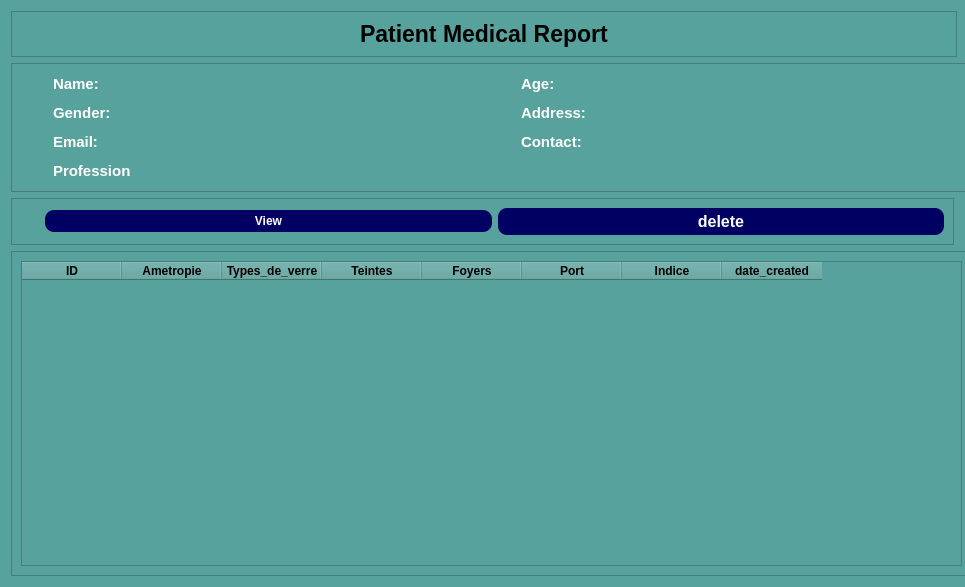
<?xml version="1.0" encoding="UTF-8"?>
<ui version="4.0">
 <class>Form</class>
 <widget class="QWidget" name="Form">
  <property name="geometry">
   <rect>
    <x>0</x>
    <y>0</y>
    <width>965</width>
    <height>587</height>
   </rect>
  </property>
  <property name="minimumSize">
   <size>
    <width>959</width>
    <height>0</height>
   </size>
  </property>
  <property name="windowTitle">
   <string>Form</string>
  </property>
  <property name="styleSheet">
   <string notr="true">background-color: rgb(88, 162, 157);</string>
  </property>
  <layout class="QVBoxLayout" name="verticalLayout_4">
   <item>
    <widget class="QFrame" name="frame">
     <property name="minimumSize">
      <size>
       <width>946</width>
       <height>0</height>
      </size>
     </property>
     <property name="maximumSize">
      <size>
       <width>1</width>
       <height>1100</height>
      </size>
     </property>
     <property name="frameShape">
      <enum>QFrame::StyledPanel</enum>
     </property>
     <property name="frameShadow">
      <enum>QFrame::Raised</enum>
     </property>
     <layout class="QVBoxLayout" name="verticalLayout">
      <item alignment="Qt::AlignHCenter">
       <widget class="QLabel" name="label">
        <property name="font">
         <font>
          <pointsize>17</pointsize>
          <bold>true</bold>
         </font>
        </property>
        <property name="text">
         <string>Patient Medical Report</string>
        </property>
       </widget>
      </item>
     </layout>
    </widget>
   </item>
   <item>
    <widget class="QFrame" name="frame_2">
     <property name="minimumSize">
      <size>
       <width>959</width>
       <height>0</height>
      </size>
     </property>
     <property name="styleSheet">
      <string notr="true">
QLabel{
	color:  white;

}</string>
     </property>
     <property name="frameShape">
      <enum>QFrame::StyledPanel</enum>
     </property>
     <property name="frameShadow">
      <enum>QFrame::Raised</enum>
     </property>
     <layout class="QVBoxLayout" name="verticalLayout_2" stretch="0">
      <property name="spacing">
       <number>11</number>
      </property>
      <property name="leftMargin">
       <number>11</number>
      </property>
      <property name="topMargin">
       <number>11</number>
      </property>
      <property name="rightMargin">
       <number>11</number>
      </property>
      <property name="bottomMargin">
       <number>11</number>
      </property>
      <item>
       <layout class="QGridLayout" name="gridLayout">
        <property name="leftMargin">
         <number>30</number>
        </property>
        <item row="0" column="0">
         <widget class="QLabel" name="label_6">
          <property name="minimumSize">
           <size>
            <width>70</width>
            <height>0</height>
           </size>
          </property>
          <property name="maximumSize">
           <size>
            <width>70</width>
            <height>16777215</height>
           </size>
          </property>
          <property name="font">
           <font>
            <family>Segoe UI</family>
            <pointsize>11</pointsize>
            <bold>true</bold>
           </font>
          </property>
          <property name="text">
           <string>Name:</string>
          </property>
         </widget>
        </item>
        <item row="1" column="3">
         <widget class="QLabel" name="p_address">
          <property name="text">
           <string/>
          </property>
         </widget>
        </item>
        <item row="0" column="1">
         <widget class="QLabel" name="p_name">
          <property name="text">
           <string/>
          </property>
         </widget>
        </item>
        <item row="2" column="3">
         <widget class="QLabel" name="p_contact">
          <property name="text">
           <string/>
          </property>
         </widget>
        </item>
        <item row="0" column="3">
         <widget class="QLabel" name="p_age">
          <property name="text">
           <string/>
          </property>
         </widget>
        </item>
        <item row="0" column="2">
         <widget class="QLabel" name="label_8">
          <property name="minimumSize">
           <size>
            <width>70</width>
            <height>0</height>
           </size>
          </property>
          <property name="maximumSize">
           <size>
            <width>70</width>
            <height>16777215</height>
           </size>
          </property>
          <property name="font">
           <font>
            <family>Segoe UI</family>
            <pointsize>11</pointsize>
            <bold>true</bold>
           </font>
          </property>
          <property name="text">
           <string>Age:</string>
          </property>
         </widget>
        </item>
        <item row="1" column="0">
         <widget class="QLabel" name="label_9">
          <property name="minimumSize">
           <size>
            <width>70</width>
            <height>0</height>
           </size>
          </property>
          <property name="maximumSize">
           <size>
            <width>70</width>
            <height>16777215</height>
           </size>
          </property>
          <property name="font">
           <font>
            <family>Segoe UI</family>
            <pointsize>11</pointsize>
            <bold>true</bold>
           </font>
          </property>
          <property name="text">
           <string>Gender:</string>
          </property>
         </widget>
        </item>
        <item row="1" column="1">
         <widget class="QLabel" name="p_gender">
          <property name="text">
           <string/>
          </property>
         </widget>
        </item>
        <item row="1" column="2">
         <widget class="QLabel" name="label_11">
          <property name="minimumSize">
           <size>
            <width>70</width>
            <height>0</height>
           </size>
          </property>
          <property name="maximumSize">
           <size>
            <width>70</width>
            <height>16777215</height>
           </size>
          </property>
          <property name="font">
           <font>
            <family>Segoe UI</family>
            <pointsize>11</pointsize>
            <bold>true</bold>
           </font>
          </property>
          <property name="text">
           <string>Address:</string>
          </property>
         </widget>
        </item>
        <item row="2" column="0">
         <widget class="QLabel" name="label_12">
          <property name="minimumSize">
           <size>
            <width>70</width>
            <height>0</height>
           </size>
          </property>
          <property name="maximumSize">
           <size>
            <width>70</width>
            <height>16777215</height>
           </size>
          </property>
          <property name="font">
           <font>
            <family>Segoe UI</family>
            <pointsize>11</pointsize>
            <bold>true</bold>
           </font>
          </property>
          <property name="text">
           <string>Email:</string>
          </property>
         </widget>
        </item>
        <item row="2" column="1">
         <widget class="QLabel" name="p_mail">
          <property name="text">
           <string/>
          </property>
         </widget>
        </item>
        <item row="2" column="2">
         <widget class="QLabel" name="label_14">
          <property name="minimumSize">
           <size>
            <width>70</width>
            <height>0</height>
           </size>
          </property>
          <property name="maximumSize">
           <size>
            <width>70</width>
            <height>16777215</height>
           </size>
          </property>
          <property name="font">
           <font>
            <family>Segoe UI</family>
            <pointsize>11</pointsize>
            <bold>true</bold>
           </font>
          </property>
          <property name="text">
           <string>Contact:</string>
          </property>
         </widget>
        </item>
        <item row="3" column="0">
         <widget class="QLabel" name="label_15">
          <property name="minimumSize">
           <size>
            <width>90</width>
            <height>0</height>
           </size>
          </property>
          <property name="maximumSize">
           <size>
            <width>90</width>
            <height>16777215</height>
           </size>
          </property>
          <property name="font">
           <font>
            <family>Segoe UI</family>
            <pointsize>11</pointsize>
            <bold>true</bold>
           </font>
          </property>
          <property name="text">
           <string>Profession</string>
          </property>
         </widget>
        </item>
        <item row="3" column="1">
         <widget class="QLabel" name="p_profession">
          <property name="text">
           <string/>
          </property>
         </widget>
        </item>
       </layout>
      </item>
     </layout>
    </widget>
   </item>
   <item>
    <widget class="QFrame" name="frame_6">
     <property name="styleSheet">
      <string notr="true">QPushButton{
	border-radius: 9px;
	padding: 4px;

	background-color: rgb(0, 0, 99);
	color: white;
}

QPushButton::hover{
	background-color: rgb(179, 179, 179);
}</string>
     </property>
     <property name="frameShape">
      <enum>QFrame::StyledPanel</enum>
     </property>
     <property name="frameShadow">
      <enum>QFrame::Raised</enum>
     </property>
     <layout class="QHBoxLayout" name="horizontalLayout_4">
      <property name="leftMargin">
       <number>33</number>
      </property>
      <item>
       <widget class="QPushButton" name="viewButton">
        <property name="font">
         <font>
          <bold>true</bold>
         </font>
        </property>
        <property name="text">
         <string>View</string>
        </property>
        <property name="icon">
         <iconset resource="../static.qrc">
          <normaloff>:/logo/images/visible_40px.png</normaloff>:/logo/images/visible_40px.png</iconset>
        </property>
        <property name="iconSize">
         <size>
          <width>25</width>
          <height>25</height>
         </size>
        </property>
       </widget>
      </item>
      <item>
       <widget class="QPushButton" name="deleteButton">
        <property name="font">
         <font>
          <pointsize>12</pointsize>
          <bold>true</bold>
         </font>
        </property>
        <property name="text">
         <string>delete</string>
        </property>
        <property name="icon">
         <iconset resource="../static.qrc">
          <normaloff>:/logo/images/delete_100px.png</normaloff>:/logo/images/delete_100px.png</iconset>
        </property>
        <property name="iconSize">
         <size>
          <width>24</width>
          <height>24</height>
         </size>
        </property>
       </widget>
      </item>
     </layout>
    </widget>
   </item>
   <item>
    <widget class="QFrame" name="frame_3">
     <property name="minimumSize">
      <size>
       <width>961</width>
       <height>0</height>
      </size>
     </property>
     <property name="styleSheet">
      <string notr="true"/>
     </property>
     <property name="frameShape">
      <enum>QFrame::StyledPanel</enum>
     </property>
     <property name="frameShadow">
      <enum>QFrame::Raised</enum>
     </property>
     <layout class="QVBoxLayout" name="verticalLayout_3">
      <item>
       <widget class="QTableWidget" name="tableWidget">
        <property name="styleSheet">
         <string notr="true">#tableWidget, table, th{
	color: red;
}</string>
        </property>
        <property name="alternatingRowColors">
         <bool>false</bool>
        </property>
        <property name="sortingEnabled">
         <bool>true</bool>
        </property>
        <column>
         <property name="text">
          <string>ID</string>
         </property>
         <property name="font">
          <font>
           <bold>true</bold>
          </font>
         </property>
        </column>
        <column>
         <property name="text">
          <string>Ametropie</string>
         </property>
         <property name="font">
          <font>
           <bold>true</bold>
          </font>
         </property>
        </column>
        <column>
         <property name="text">
          <string>Types_de_verre</string>
         </property>
         <property name="font">
          <font>
           <bold>true</bold>
          </font>
         </property>
        </column>
        <column>
         <property name="text">
          <string>Teintes</string>
         </property>
         <property name="font">
          <font>
           <bold>true</bold>
          </font>
         </property>
        </column>
        <column>
         <property name="text">
          <string>Foyers</string>
         </property>
         <property name="font">
          <font>
           <bold>true</bold>
          </font>
         </property>
        </column>
        <column>
         <property name="text">
          <string>Port</string>
         </property>
         <property name="font">
          <font>
           <bold>true</bold>
          </font>
         </property>
        </column>
        <column>
         <property name="text">
          <string>Indice</string>
         </property>
         <property name="font">
          <font>
           <bold>true</bold>
          </font>
         </property>
        </column>
        <column>
         <property name="text">
          <string>date_created</string>
         </property>
         <property name="font">
          <font>
           <bold>true</bold>
          </font>
         </property>
        </column>
       </widget>
      </item>
     </layout>
    </widget>
   </item>
  </layout>
 </widget>
 <resources>
  <include location="../static.qrc"/>
 </resources>
 <connections/>
</ui>
